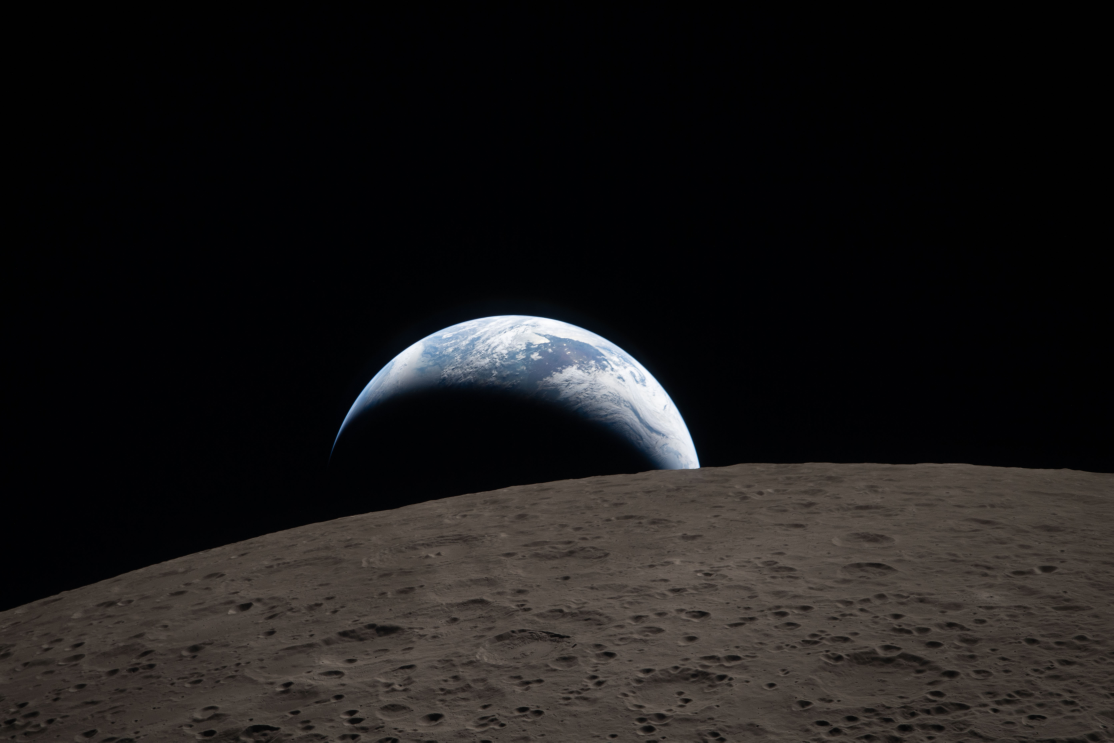
#> input picture graphic-design/source-photos/art002e009288orig.jpg, 5568 x 3712 px (shown at 1/5 size)
$ python tess_all.py
#> lines starting #> are read from the running program, lines starting #| are printed output that depends on the picture
### graphic-design/scripts/wordmark.py
"""Single source of truth for the al-maha wordmark geometry and the source photo.

Wordmark coordinates are in design units (20-unit lattice, 15 degree lean).
"""
import os
from shapely.geometry import Polygon, box
from shapely.ops import unary_union

# Source photo, resized to the working size all grid/crop constants assume.
PHOTO = os.path.join(os.path.dirname(os.path.abspath(__file__)), "..", "source-photos", "art002e009288orig.jpg")
WORK_SIZE = (2576, 1717)

def load_photo(path=PHOTO, size=WORK_SIZE):
    """Load a photo as RGB; resize to `size` (w, h) unless size is None."""
#> called with size = (2576, 1717)
    from PIL import Image
    im = Image.open(path).convert("RGB")
#> im is the input picture: PIL image 5568x3712 RGB; mean R, G, B 27.2, 25.3, 24.8
    if size is not None and im.size != tuple(size):
        im = im.resize(tuple(size), Image.LANCZOS)
#> im: PIL image 2576x1717 RGB
    return im

def rect(x, y, w, h): return box(x, y, x + w, y + h)
def poly(s): return Polygon([tuple(map(float, p.split(','))) for p in s.split()])

shapes = [
    rect(60, 235, 340, 10), rect(110, 207.68, 40, 10), rect(160, 170.36, 60, 10),
    rect(300, 170.36, 40, 10), rect(305, 133.04, 30, 7), rect(175, 133.04, 30, 7),
    poly("50,245 70,245 100,133.04 80,133.04"),
    poly("390,245 410,245 380,133.04 360,133.04"),
    poly("430,245 450,245 420,133.04 400,133.04"),
    poly("90,245 110,245 120,207.68 100,207.68"),
    poly("150,245 170,245 160,207.68 140,207.68"),
    poly("140,207.68 160,207.68 170,170.36 150,170.36"),
    poly("230,245 250,245 230,170.36 210,170.36"),
    poly("270,245 290,245 310,170.36 290,170.36"),
    poly("350,245 370,245 350,170.36 330,170.36"),
]

merged = unary_union(shapes).buffer(0).simplify(0.001)
geoms = list(merged.geoms) if merged.geom_type == "MultiPolygon" else [merged]

def ring(coords, ox=0.0, oy=0.0):
    pts = list(coords)[:-1]
    return "M" + "L".join(f"{x+ox:.2f} {y+oy:.2f}" for x, y in pts) + "Z"

def path_d(ox=0.0, oy=0.0):
    """SVG path data for the merged outline, optionally translated."""
    d = ""
    for g in geoms:
        d += ring(g.exterior.coords, ox, oy)
        for h in g.interiors:
            d += ring(h.coords, ox, oy)
    return d

### graphic-design/scripts/mosaic/trap.py
import numpy as np

def group_geometry(b, h, r, g):
    """Polygon of trapezoid group g in strip r (3 triangles merged)."""
    y0, y1 = r * h, (r + 1) * h
    s = (r % 2) * b / 2.0
    j0 = 2 if r % 2 == 0 else 1
    js = j0 + 3 * g
    if js % 2 == 0:                      # up, down, up  -> wide at bottom
        k = js // 2; xk = s + k * b
        return [(xk, y0), (xk + b, y0), (xk + 1.5 * b, y1), (xk - 0.5 * b, y1)]
    k = (js - 1) // 2; xk = s + k * b     # down, up, down -> wide at top
    return [(xk, y0), (xk + 2 * b, y0), (xk + 1.5 * b, y1), (xk + 0.5 * b, y1)]

# [19 lines left out: function labels, not called in this run]

### graphic-design/scripts/mosaic/tess_all.py
import os, sys
sys.path.insert(0, os.path.join(os.path.dirname(os.path.abspath(__file__)), ".."))
import wordmark
import math, sys
import numpy as np
from PIL import Image, ImageDraw
from trap import group_geometry

im = np.asarray(wordmark.load_photo()).astype(np.float64)
#> im: shape (1717, 2576, 3) float64
H, W, _ = im.shape
#> H = 1717; W = 2576
cx, Wc = 1188, 1144
x0 = cx - Wc // 2
crop = im[:, x0:x0 + Wc]
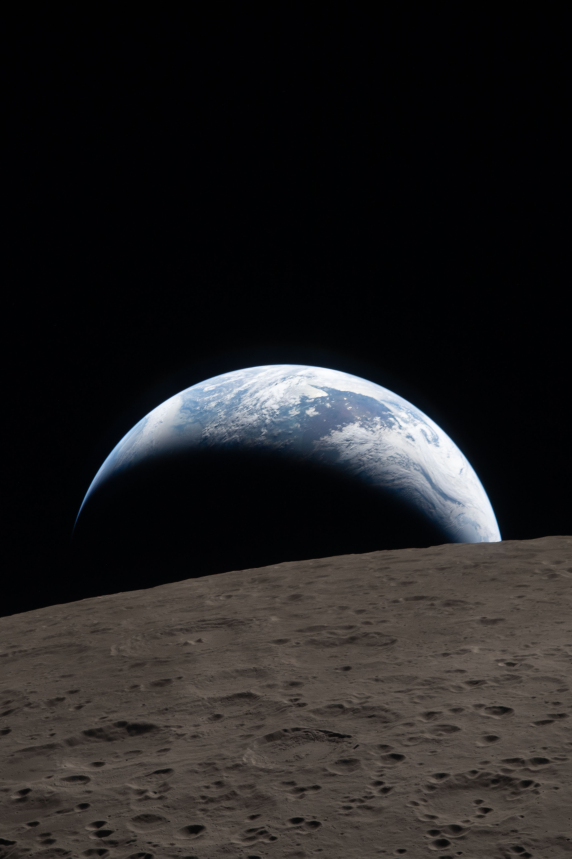
#> crop: shape (1717, 1144, 3) float64 (shown at 1/2 size); mean of channels 0, 1, 2 35.1, 33.6, 33.7; drawn as R, G, B

def vis(pts):
    xs = [p[0] for p in pts]; ys = [p[1] for p in pts]
    return max(xs) >= x0 - 2 and min(xs) <= x0 + Wc + 2 and max(ys) >= -2 and min(ys) <= H + 2

def hexc(v): return "#%02x%02x%02x" % tuple(int(round(min(255, max(0, x)))) for x in v)

def colorize(polys):
    polys = [p for p in polys if vis(p)]
    lab = Image.new("I", (Wc, H), 0)
    dr = ImageDraw.Draw(lab)
    for i, p in enumerate(polys, 1):
        dr.polygon([(x - x0, y) for x, y in p], fill=i)
    L = np.asarray(lab).ravel()
    cnt = np.bincount(L, minlength=len(polys) + 1)
    cols = np.stack([np.bincount(L, weights=crop[..., c].ravel(), minlength=len(polys) + 1) / np.maximum(cnt, 1)
                     for c in range(3)], axis=1)
    return [(p, hexc(cols[i + 1])) for i, p in enumerate(polys) if cnt[i + 1] > 0]

# ---------- tilings ----------
def tiling_trapezoids(b=18.0):
#> called with b = 18
    h = b * 0.8660254
    out = []
    for r in range(-1, int(H / h) + 3):
        for g in range(-30, int(2 * W / b / 3) + 30):
            out.append(group_geometry(b, h, r, g))
    return out

def tiling_star8(d=28.0):
#> called with d = 28
    e = d / (1 + math.sqrt(2))
    R = (d / 2) / math.cos(math.pi / 8)
    rin = R * 0.76536686
    def ang(a): return (math.cos(math.radians(a)), math.sin(math.radians(a)))
    def V(c, k): u = ang(22.5 + 45 * k); return (c[0] + R * u[0], c[1] + R * u[1])
    def I(c, theta): u = ang(theta); return (c[0] + rin * u[0], c[1] + rin * u[1])
    out = []
    ni = int(Wc / d) + 6; nj = int(H / d) + 6
    ox = x0 - 3 * d
    for j in range(-2, nj):
        for i in range(ni):
            c = (ox + i * d, j * d)
            # star
            star = []
            for k in range(8):
                star.append(V(c, k)); star.append(I(c, 45 * (k + 1)))
            out.append(star)
            # rhombus to the right (edge mid-dir 0) and below (mid-dir 90)
            for th in (0, 90):
                u = ang(th); n = (c[0] + d * u[0], c[1] + d * u[1])
                k = (th // 45 - 1) % 8                      # edge index with mid-dir th
                kn = ((th + 180) // 45 - 1) % 8
                va, vb = V(c, k), V(c, (k + 1) % 8)
                out.append([va, I(c, th), vb, I(n, th + 180)])
            # cross at the hole to the lower-right
            h = (c[0] + d / 2, c[1] + d / 2)
            q = e / math.sqrt(2)
            sq = {"N": (h[0], h[1] - q), "E": (h[0] + q, h[1]), "S": (h[0], h[1] + q), "W": (h[0] - q, h[1])}
            def apex(sx, sy):
                o = (h[0] + sx * d / 2, h[1] + sy * d / 2)
                phi = math.degrees(math.atan2(-sy, -sx))
                return I(o, phi)
            out.append([sq["N"], apex(1, -1), sq["E"], apex(1, 1), sq["S"], apex(-1, 1), sq["W"], apex(-1, -1)])
    return out

def tiling_3464(a=18.0):
#> called with a = 18
    D = a * (1 + math.sqrt(3))
    e1 = (D, 0.0); e2 = (D / 2, D * math.sqrt(3) / 2)
    def site(i, j): return (i * e1[0] + j * e2[0], i * e1[1] + j * e2[1])
    out = []
    jmax = int(H / e2[1]) + 4; imax = int(Wc / D) + 8
    for j in range(-3, jmax):
        for i in range(-imax, imax + imax):
            p = site(i, j); p = (p[0] + x0 - 0, p[1])
            # skip sites far outside
            if p[0] < x0 - 3 * D or p[0] > x0 + Wc + 3 * D: continue
            def S(ii, jj):
                q = site(ii, jj); return (q[0] + x0, q[1])
            c = p
            hexa = [(c[0] + a * math.cos(math.radians(30 + 60 * k)), c[1] + a * math.sin(math.radians(30 + 60 * k))) for k in range(6)]
            out.append(hexa)
            for (di, dj) in ((1, 0), (0, 1), (-1, 1)):
                q = S(i + di, j + dj)
                ux, uy = q[0] - c[0], q[1] - c[1]; L = math.hypot(ux, uy); ux, uy = ux / L, uy / L
                nx, ny = -uy, ux
                mp = (c[0] + a * math.sqrt(3) / 2 * ux, c[1] + a * math.sqrt(3) / 2 * uy)
                mq = (q[0] - a * math.sqrt(3) / 2 * ux, q[1] - a * math.sqrt(3) / 2 * uy)
                out.append([(mp[0] + a / 2 * nx, mp[1] + a / 2 * ny), (mq[0] + a / 2 * nx, mq[1] + a / 2 * ny),
                            (mq[0] - a / 2 * nx, mq[1] - a / 2 * ny), (mp[0] - a / 2 * nx, mp[1] - a / 2 * ny)])
            for tri in (((i, j), (i + 1, j), (i, j + 1)), ((i + 1, j), (i, j + 1), (i + 1, j + 1))):
                ps = [S(*t) for t in tri]
                g = (sum(x for x, _ in ps) / 3, sum(y for _, y in ps) / 3)
                v = []
                for (px, py) in ps:
                    ux, uy = g[0] - px, g[1] - py; L = math.hypot(ux, uy)
                    v.append((px + a * ux / L, py + a * uy / L))
                out.append(v)
    return out

# ---------- wordmark ----------
WM = wordmark.path_d()
S = 1.2
tx = cx - 250 * S; ty = 1612.2 - 245 * S

def write_svg(name, cells):
    out = [f'<svg xmlns="http://www.w3.org/2000/svg" viewBox="{x0} 0 {Wc} {H}" width="{Wc}" height="{H}">',
           f'<rect x="{x0}" y="0" width="{Wc}" height="{H}" fill="#000"/>', '<g stroke-width="0.6" stroke-linejoin="round">']
    for pts, c in cells:
        out.append('<polygon points="%s" fill="%s" stroke="%s"/>' % (" ".join(f"{x:.2f},{y:.2f}" for x, y in pts), c, c))
    out += ['</g>', f'<path transform="translate({tx:.3f} {ty:.3f}) scale({S})" fill="#f4f2ee" fill-rule="evenodd" d="{WM}"/>', '</svg>']
    open(f"{name}.svg", "w").write("\n".join(out))

jobs = {"almaha-poster-trapezoid-nogrout": tiling_trapezoids(18.0),
        "almaha-poster-star8": tiling_star8(28.0),
        "almaha-poster-3464": tiling_3464(18.0)}
for name, polys in jobs.items():
    cells = colorize(polys)
    write_svg(name, cells)
    print(name, "cells:", len(cells))
#> this loop made 3 passes
#| almaha-poster-trapezoid-nogrout cells: 4773
#| almaha-poster-star8 cells: 10249
#| almaha-poster-3464 cells: 5797
